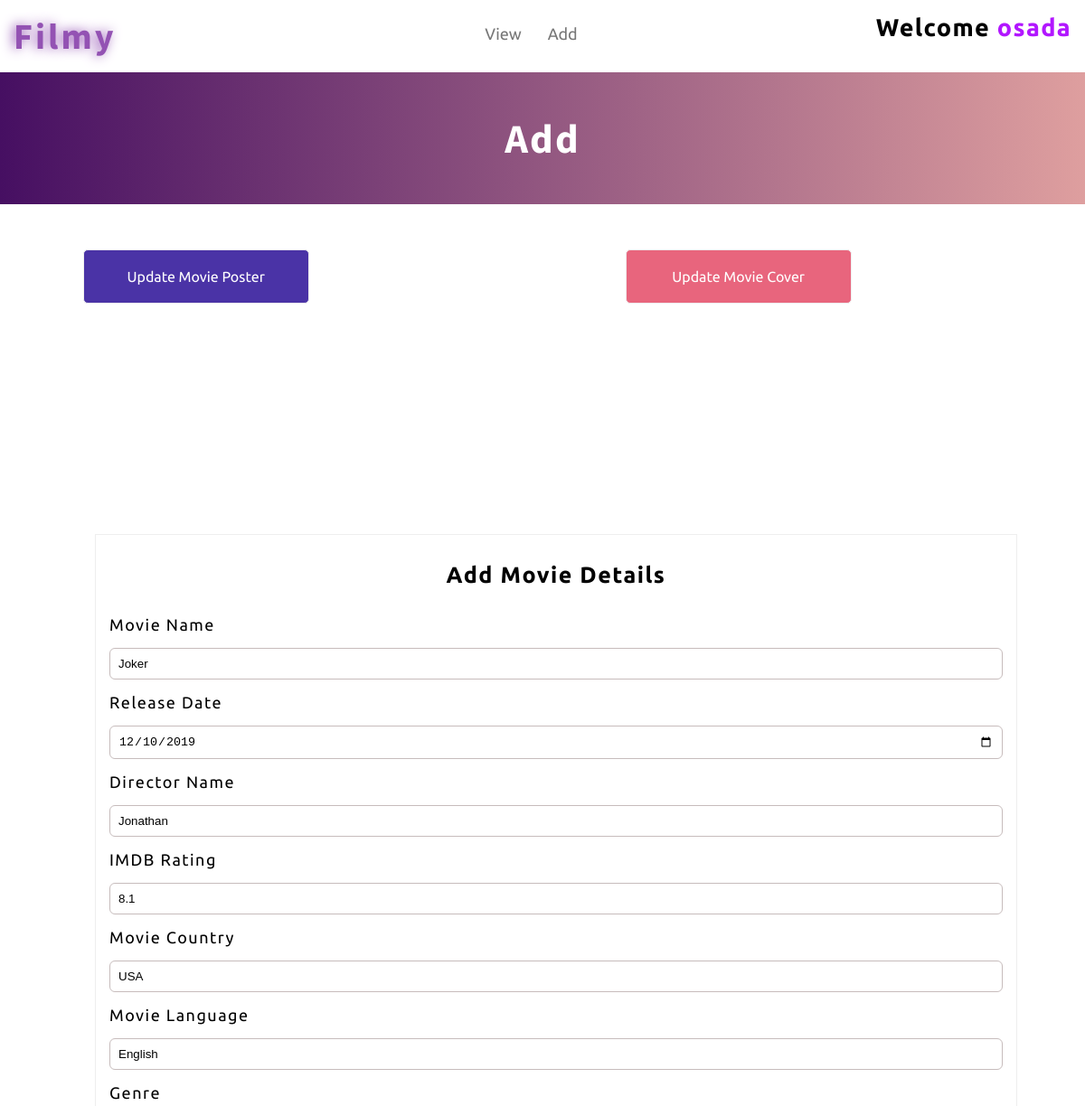
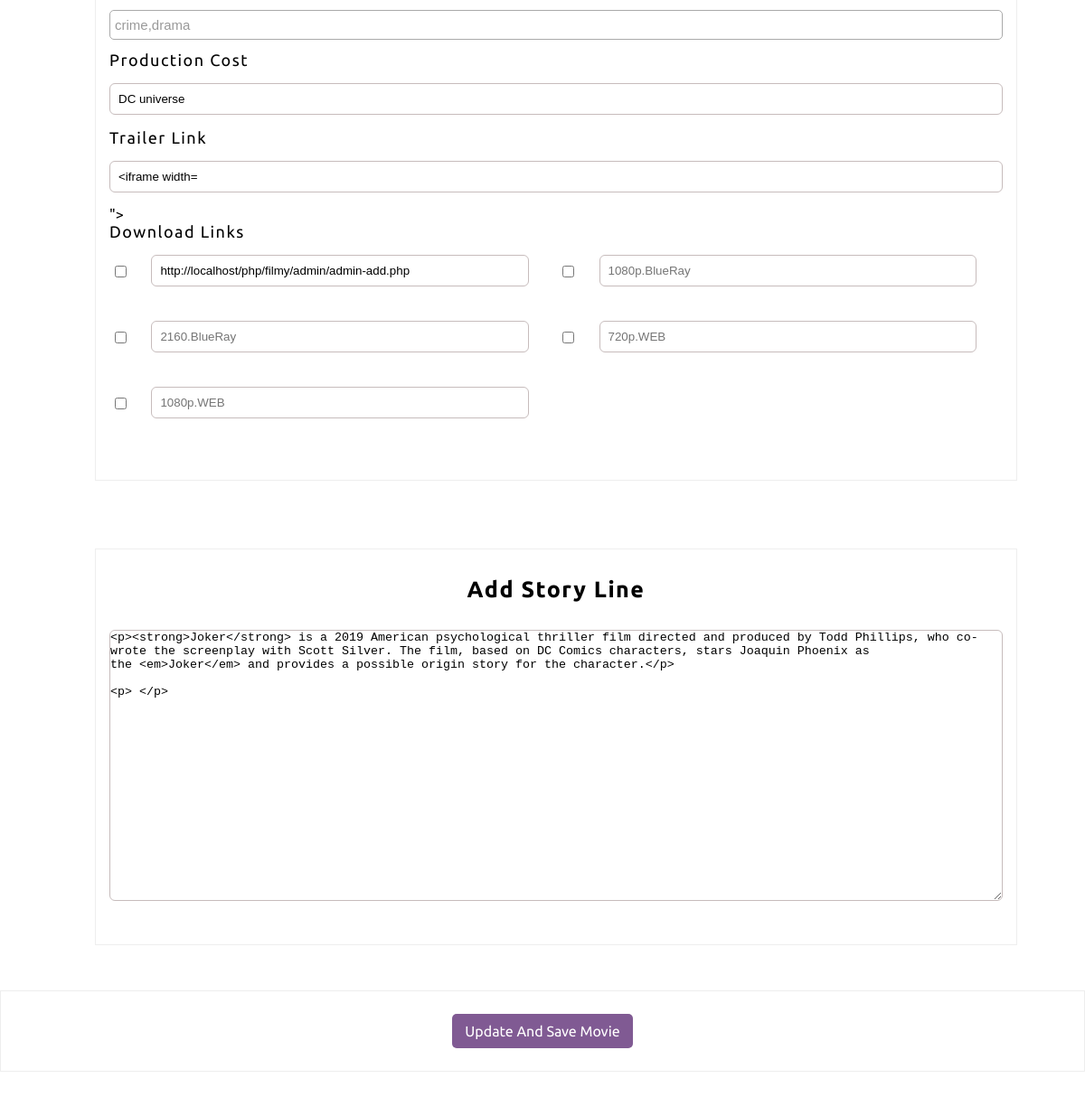
Page /admin/admin-edit-mv.php?m_id=26 (signed in) on the committed database (2 pictures, top to bottom).
### tables this page shows
CREATE TABLE IF NOT EXISTS `movie_details` (
  `movie_id` int(11) NOT NULL,
  `movie_name` varchar(100) NOT NULL,
  `release_date` date DEFAULT NULL,
  `director_name` varchar(200) DEFAULT NULL,
  `imdb_ratings` varchar(11) DEFAULT NULL,
  `movie_country` varchar(100) DEFAULT NULL,
  `movie_language` varchar(100) DEFAULT NULL,
  `genre` varchar(255) DEFAULT NULL,
  `production_cost` varchar(255) DEFAULT NULL,
  `trailer_url` varchar(2000) DEFAULT NULL,
  `720b` varchar(200) DEFAULT NULL,
  `1080b` varchar(200) DEFAULT NULL,
  `2160b` varchar(200) DEFAULT NULL,
  `720w` varchar(200) DEFAULT NULL,
  `1080w` varchar(200) DEFAULT NULL,
  PRIMARY KEY (`movie_id`)
);

CREATE TABLE IF NOT EXISTS `story_line` (
  `movie_id` int(11) NOT NULL AUTO_INCREMENT,
  `movie_name` varchar(100) NOT NULL,
  `story_line` varchar(5000) NOT NULL,
  PRIMARY KEY (`movie_id`)
);

### admin/admin-edit-mv.php (the view, shortened to what this page needs)
<?php include_once("../inc/connection.php"); ?>
<?php
	$movie_name="";
	$relese_date="";
	$director_name="";
	$imdb_rating="";
	$movie_country="";
	$movie_language="";
	$produnction_cost="";
	$trailer_link="";
	$m_720b="";
	$m_1080b="";
	$m_2160b="";
	$m_720w="";
	$m_1080w="";
	$story_line="";
	if (!isset($_GET['m_id'])) {
		header('Location:admin-index.php?error=no_m_id');
	}
	else{
		$movie_id = $_GET['m_id'];
		$de_query = "SELECT * FROM movie_details WHERE movie_id = {$movie_id} LIMIT 1";
		$result_de_query = mysqli_query($connection ,$de_query);
		if($result_de_query){
			if (mysqli_num_rows($result_de_query)==1) {
				$details_movie = mysqli_fetch_assoc($result_de_query);
				$movie_name = $details_movie['movie_name'];
				$relese_date = $details_movie['release_date'];
				$director_name = $details_movie['director_name'];
				$imdb_rating = $details_movie['imdb_ratings'];
				$movie_country = $details_movie['movie_country'];
				$movie_language =$details_movie['movie_language'];
				$produnction_cost =$details_movie['production_cost'];
				$trailer_link = $details_movie['trailer_url'];
				$m_720b =$details_movie['720b'];
				$m_1080b =$details_movie['1080b'];
				$m_2160b =$details_movie['2160b'];
				$m_720w =$details_movie['720w'];
				$m_1080w =$details_movie['1080w'];
			}
		}
		$st_query = "SELECT story_line FROM story_line WHERE movie_id = {$movie_id} LIMIT 1";
		$st_result = mysqli_query($connection , $st_query);
		if ($st_result) {
			if(mysqli_num_rows($st_result)){
				$storyline_movie = mysqli_fetch_assoc($st_result);
				$story_line = $storyline_movie['story_line'];
			}
		}
	}
?>
<!DOCTYPE html>
<html lang="en">
<head>
	<link rel="stylesheet" href="../css/admin/admin-index.css">
	<link rel="stylesheet" href="../css/admin/admin-add.css">
	<link rel="stylesheet" href="../js/multi-chooser/chosen.min.css">
	<link rel="stylesheet" href="../css/admin/admin-edit-mv.css">
	<link rel="stylesheet" href="https://cdnjs.cloudflare.com/ajax/libs/cropper/4.1.0/cropper.min.css">
</head>
<body>
	<header>
		<div class="header_column">
			<div class="header_logo">
				<h1>Filmy</h1>
			</div>
		</div>
		<div class="header_column">
			<div class="header_navi">
				<ul>
					<li><a href="admin-index.php">View</a></li>
					<li><a href="admin-add.php">Add</a></li>
				</ul>
			</div>
		</div>
		<div class="header_column">
			<div class="heder_admin">
				<h2>Welcome <span><?php echo $_SESSION['admin_name']; ?></span></h2>
			</div>
		</div>
	</header>
	<section class="top">
		<div class="top_main_row">
			<h1>Add</h1>
		</div>
	</section>
	<section class="add_movie">
		<form action="admin-edit-mv.php?m_id=<?php echo($movie_id) ?>" method="POST">
			<div class="uploaded_row">
				<div class="movie_poster">
						<label for="movie_poster" id="c_movie_poster">Update Movie Poster</label>
				</div>
				<div class="movie_cover">
						<label for="movie_cover" id="c_movie_cover">Update Movie Cover</label>
				</div>
				<div class="pre_up">
					<div class="column_poster">
					</div>
					<div class="column_cover">
					</div>
				</div>
			</div>
			<div class="add_movie_column">
				<div class="add_details_form">
					<h3>Add Movie Details</h3>
						<p>
							<label for="movie_name">Movie Name</label>
							<input type="text" name="movie_name" id="movie_name" value="<?php echo($movie_name) ?>">
						</p>
						<p>
							<label for="relese_date">Release Date</label>
							<input type="Date" name="relese_date" id="relese_date" value="<?php echo($relese_date) ?>">
						</p>
						<p>
							<label for="director">Director Name</label>
							<input type="text" name="director" id="director" value="<?php echo($director_name) ?>">
						</p>
						<p>
							<label for="imdb_rating">IMDB Rating</label>
							<input type="number" max="10" min="0" step="0.1" name="imdb_rating" id="imdb_rating" value="<?php echo($imdb_rating) ?>">
						</p>
						<p>
							<label for="country">Movie Country</label>
							<input type="text" name="country" id="country" value="<?php echo($movie_country) ?>">
						</p>
						<p>
							<label for="language">Movie Language</label>
							<input type="text" name="language" id="language" value="<?php echo($movie_language) ?>">
						</p>
						<p>
							<label for="genre">Genre</label>
						</p>
						<p>
							<label for="produc_co">Production Cost</label>
							<input type="text" name="produc_co" id="produc_co" value="<?php echo($produnction_cost) ?>">
						</p>
						<p>
							<label for="trailer_link">Trailer Link</label>
							<input type="text" name="trailer_link" id="trailer_link" placeholder="Please Add Trailer Embeded URL" value="<?php echo($trailer_link) ?>">
						</p>
						<div class="download_path">
							<label>Download Links</label>
							<p>
									<input readonly type="url" class="disur" placeholder="720p.BlueRay" name="720b" value="<?php echo $m_720b ?>">
									<input type="checkbox" class="active_links" onclick="atfunc(0);">
							</p>
							<p>
									<input readonly type="url" class="disur" placeholder="1080p.BlueRay" name="1080b" value="<?php echo $m_1080b ?>">
									<input type="checkbox" class="active_links" onclick="atfunc(1);">
							</p>
							<p>
									<input readonly type="url" class="disur" placeholder="2160.BlueRay" name="2160b" value="<?php echo $m_2160b ?>">
									<input type="checkbox" class="active_links" onclick="atfunc(2);">
							</p>
							<p>
									<input readonly type="url" class="disur" placeholder="720p.WEB" name="720w" value="<?php echo $m_720w ?>">
									<input type="checkbox" class="active_links" onclick="atfunc(3);">
							</p>
							<p>
									<input readonly type="url" class="disur" placeholder="1080p.WEB" name="1080w" value="<?php echo $m_1080w ?>">
									<input type="checkbox" class="active_links" onclick="atfunc(4);">
							</p>
						</div>
				</div>
				<div class="add_story_line">
					<h3>Add Story Line</h3>
						<p>
							<textarea name="storyline" placeholder="Add StoryLine" id="storyline"><?php echo $story_line; ?></textarea>
						</p>
				</div>
			</div>
			<div class="pic_upload_sec" id="pic_upload_sec">
				<button type="submit" id="upload_poster_cr" name="update_movie">Update And Save Movie</button>
			</div>
		</form>
	</section>
</body>
</html>

### css/admin/admin-index.css (style rules this page uses)
* { margin: 0; padding: 0; box-sizing: border-box; }
header { position: relative; display: flex; justify-content: space-around; }
header .header_column { padding: 15px; flex:1; }
header .header_column:first-child { font-family: 'Source Sans Pro', sans-serif; letter-spacing: 3px; font-size: 20px; color: #9352b3; text-shadow: -3px 0px 13px #9352b3; }
header .header_column:nth-child(2) ul { text-align: center; line-height: 45px; }
header .header_column:nth-child(2) .header_navi ul li { display: inline; list-style: none; margin-right: 25px; }
header .header_column:nth-child(2) .header_navi ul li a { font-family: "Ubuntu", sans-serif; text-decoration: none; font-size: 18px; transition: 0.3s; color: #777; }
header .header_column:nth-child(3) { text-align: right; font-family: "Ubuntu", sans-serif; font-size: 18px; letter-spacing: 1.3px; }
header .header_column:nth-child(3) span { color: #b217ff; }
.top { overflow: auto; background-image:linear-gradient(to right,#460f62,#a9020261); background-position: center; background-repeat: no-repeat; -webkit-background-size: cover; background-size: cover; display: flex; justify-content: center; align-items: center; }
.top .top_main_row { text-align: center; padding: 45px; color: #fff; letter-spacing: 2px; font-size: 30px; font-family: 'Source Sans Pro', sans-serif; }

### css/admin/admin-add.css (style rules this page uses)
.add_movie { width: 100%; margin: 50px 0; overflow: auto; }
.add_movie .uploaded_row { overflow: hidden; width: 100%; display: flex; flex-wrap: wrap; justify-content: space-evenly; }
.add_movie .movie_cover { margin: 0 50px; flex: 2; width: 100%; }
.add_movie .movie_poster { width: 100%; margin: 0 50px; text-align: right; flex: 1; }
.add_movie .movie_cover label,.movie_poster label { padding: 20px; width: 250px; margin: 0 auto; display: block; text-align: center; font-family: "Ubuntu" ,sans-serif; border:1px solid #eee; cursor: pointer; color: #fff; border-radius: 5px; }
.add_movie .movie_cover label { background-color: #e8657d; cursor: pointer; }
.add_movie .movie_poster label { background-color: #210492cf; cursor: pointer; }
.add_movie .add_movie_column { width: 1100px; margin: 0 auto; padding: 50px 40px; overflow: hidden; }
.add_movie .add_movie_column .add_details_form, .add_story_line { position: relative; margin-top: 75px; overflow: hidden; width: 100%; padding: 30px 15px; margin-left: 15px; border:1px solid #eee; font-family: "Ubuntu" ,sans-serif; }
.add_movie .add_movie_column .add_details_form .download_path p { width: 47%; margin-right: 27px; margin-bottom: 20px; display: inline-block; }
.add_movie .add_movie_column .add_details_form .download_path p input[type='url'] { width: 90%; float: right; }
.add_movie .add_movie_column .add_details_form .download_path p .active_links { float: left; width: 25px; margin: 12px 0; cursor: pointer; line-height: 30px; }
.add_movie .add_movie_column .add_details_form h3, .add_story_line h3 { margin-bottom: 30px; text-align: center; font-size: 25px; letter-spacing: 1.5px; }
.add_movie .add_movie_column .add_details_form label { display: block; font-size: 18px; letter-spacing: 1.5px; margin-bottom: 15px; }
.add_movie .add_movie_column .add_details_form input,select { width: 100%; padding: 9px; outline: none; border:1px solid #c7bcbc; border-radius: 6px; margin-bottom: 15px; transition: 0.3s; }
.add_movie .add_movie_column .add_story_line textarea { max-width: 100%; min-width: 100%; max-height: 500px; min-height: 300px; outline: none; border:1px solid #c7bcbc; margin-bottom: 15px; border-radius: 6px; }
.add_movie .pic_upload_sec { padding: 25px; border: 1px solid #eee; overflow: auto; width: 100%; text-align: center; }
.add_movie .pic_upload_sec button { width: 200px; padding: 10px; border-radius: 5px; border: none; font-family: "Ubuntu" ,sans-serif; color: #fff; outline: none; font-size: 16px; background-color: #805a93; cursor: pointer; }

### css/admin/admin-edit-mv.css (style rules this page uses)
.add_movie .uploaded_row .pre_up { overflow: auto; float: left; margin: 25px 0; width: 100%; }
.add_movie .uploaded_row .pre_up .column_poster { overflow: auto; width: 23%; margin-right: 50px; margin-left: 50px; padding: 20px; float: left; text-align: center; }
.add_movie .uploaded_row .pre_up .column_cover { overflow: auto; width: 66%; padding: 20px; margin-right: 50px; float: left; text-align: right; }

### rows in the picture
movie_details: movie_name "Joker", relese_date "12/10/2019", director "Jonathan", imdb_rating "8.1", country "USA", language "English", produc_co "DC universe", 720b "http://localhost/php/filmy/admin/admin-add.php"
story_line: storyline "<p><strong>Joker</strong> is a 2019 American psychological thriller film directed and produced by Todd Phillips, who co-wrote the screenplay with Scott Silver. The film, based on DC Comics characters, stars Joaquin Phoenix as the <em>Joker</em> and provides a possible origin story for the character.</p> <p> </p>"

### other values in the picture
$_SESSION['admin_name'] "osada"
